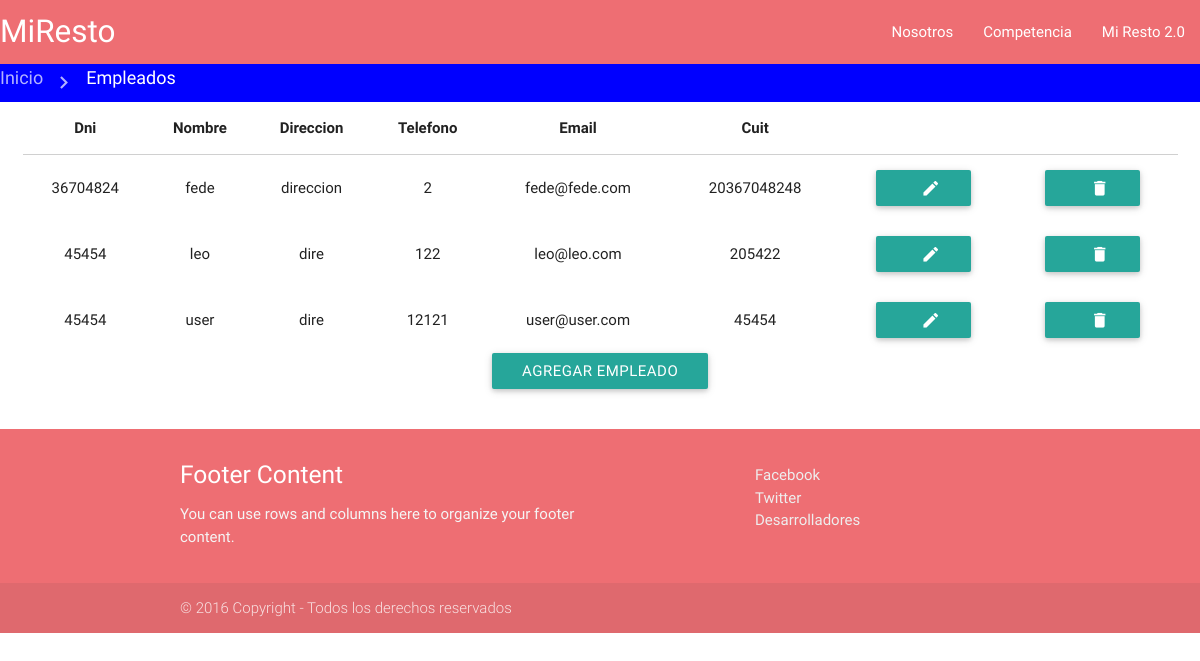
The app's page /index.php/empleados/abm, older data.
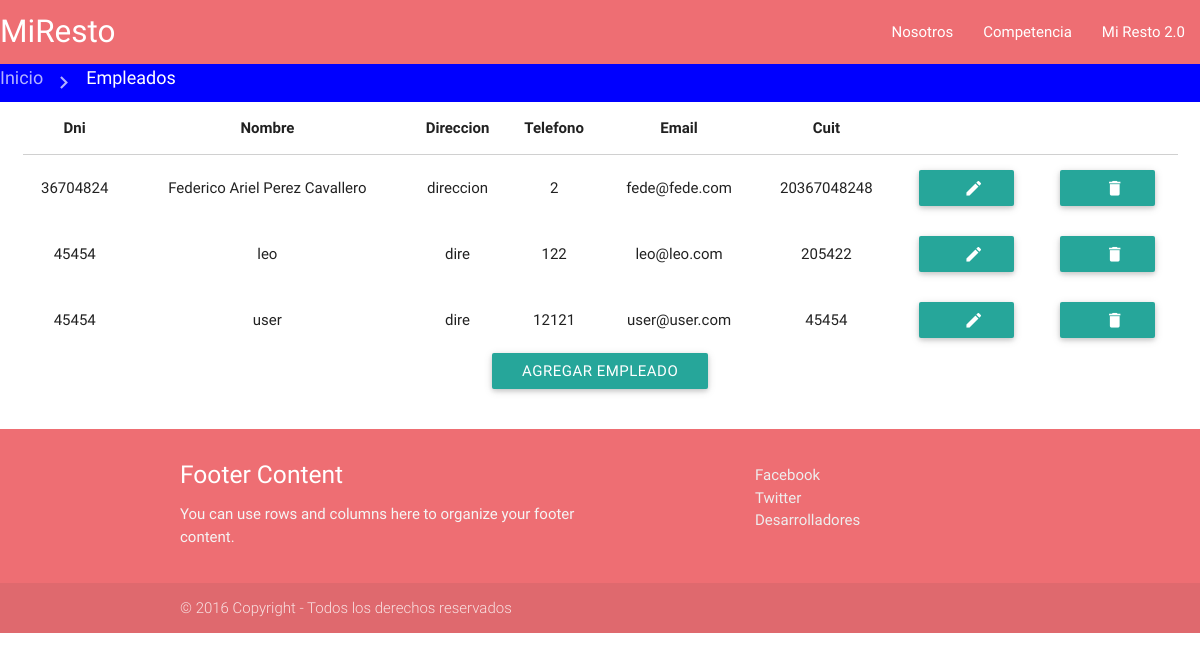
The same page, newer data.
### tables this page shows
CREATE TABLE IF NOT EXISTS `empleados` (
  `id` int(10) unsigned NOT NULL,
  `dni` int(10) unsigned NOT NULL,
  `nombre` tinytext NOT NULL,
  `direccion` tinytext NOT NULL,
  `telefono` int(10) unsigned NOT NULL,
  `email` tinytext NOT NULL,
  `cuit` bigint(20) unsigned NOT NULL,
  `password` text NOT NULL
);

### application/controllers/Empleados.php (called while the page is built, shortened)
<?php
class Empleados extends CI_Controller {
        public function abm(){
            $resultado = $this->MEmpleados->obtenerEmpleados();
            $data['empleados'] = $resultado;
            $data['funcion'] = 'abm/index';
            $this->load->view('vEmpleados', $data);
        }
}

### index.php (called while the page is built, shortened)
<?php
require_once BASEPATH.'core/CodeIgniter.php';

### application/models/MEmpleados.php (called while the page is built, shortened)
<?php
class MEmpleados extends CI_Model {
    public function obtenerEmpleados(){
    $query = $this->db->query(
            'SELECT * FROM Empleados');
        $resultado = $query->result_array();
        return $resultado;
    }
}

### application/views/empleados/abm/index.phtml (the view)
<div class ="row center-align col s12">
        <table class = "highlight centered responsive-table">
            <thead>
              <tr>
                  <th data-field="dni">Dni</th>
                  <th data-field="nombre">Nombre</th>
                  <th data-field="direccion">Direccion</th>
                  <th data-field="telefono">Telefono</th>
                  <th data-field="email">Email</th>
                  <th data-field="cuit">Cuit</th>
                  <th></th>
              </tr>
            </thead>
            <tbody>
              <?php	foreach ($empleados as $empleado) { ?>
                <tr>
                    <td><?php echo $empleado['dni']; ?></td>
                    <td><?php echo $empleado['nombre']; ?></td>
                    <td><?php echo $empleado['direccion']; ?></td>
                    <td><?php echo $empleado['telefono']; ?></td>
                    <td><?php echo $empleado['email']; ?></td>
                    <td><?php echo $empleado['cuit']; ?></td>
                    <td><form name="tabla" action="<?php echo site_url() ?>empleados/editar" method="POST">
                        <a href="<?php echo site_url()?>empleados/editar">
                            <button class="btn waves-effect waves-light" type="submit" value="<?php echo $empleado['id']; ?>" name="editar">
                                    <i class="material-icons right">edit</i>
                            </button>
                        </a>
                        </form>
                    </td>
                    <td><form name="formulario" action="<?php echo site_url() ?>empleados/eliminar" method="POST" onsubmit="return confirm('¿Realmente quiere eliminar este empleado?');">
                            <a href="<?php echo site_url()?>empleados/index" >
                            <button class="btn waves-effect waves-light" type="submit" value="<?php echo $empleado['id']; ?>" name="eliminar">
                                    <i class="material-icons right">delete</i>
                            </button>
                        </a>
                        </form>
                    </td>
                </tr>
                <?php } ?>
            </tbody>
        </table>
        <a href="<?php echo site_url()?>empleados/alta" class="btn waves-effect waves-light">
            Agregar Empleado
        </a>
</div>

Row changes from the older to the newer data that the page shows:
changed empleados "direccion": nombre "fede" → "Federico Ariel Perez Cavallero"
